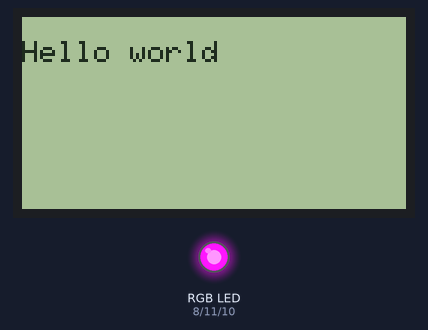
Bench run of a sketch on a simulated Arduino Uno, built with avr-gcc and run on an emulated ATmega328P. Shown: 128×64 one-colour display, an RGB LED mixed from three pins (HIGH = lit). Dim RGB values are drawn brighter than linear.

Above: at 0.96 s.
At 5.46 s:
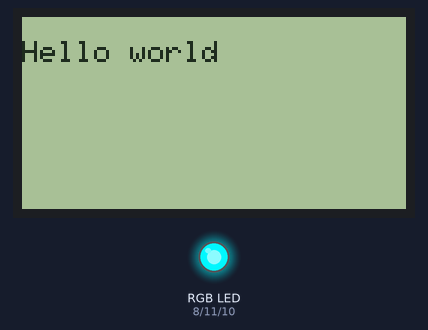
At 10.57 s:
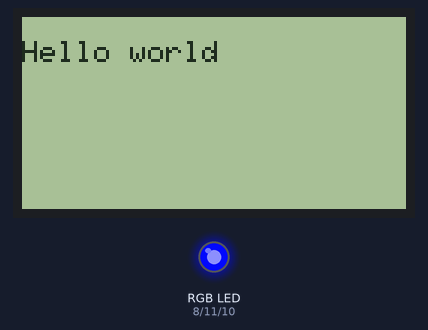
At 20.18 s:
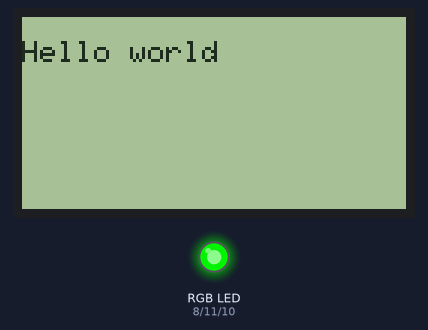
At 29.79 s:
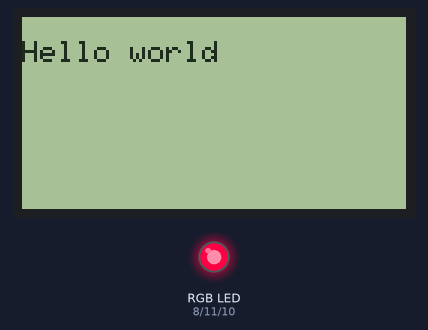
At 39.7 s:
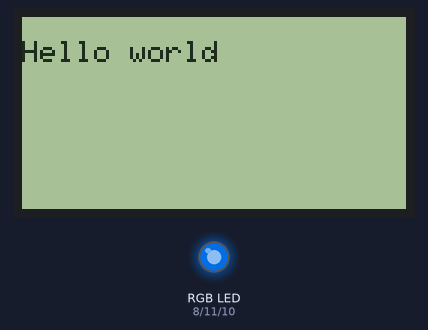
Timing chart, 0 to 40.0 s (numbered marks = the images above):
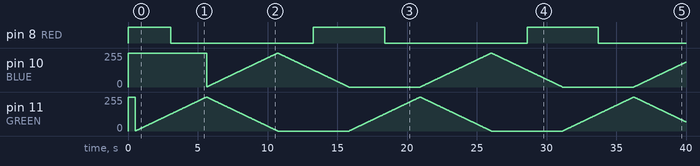

Measured:
- by itself, pin 8 (RED): alternates HIGH for 5.1 s and LOW for 10.2 s

The sketch:

display_menu_test1.ino
```cpp
/*
 simple_menu.pde - 11/2011
 Basic example of ST7565_Menu Arduino library.

 Remember the ST7565 uses 3.3v, so a level shifter
 is needed if using a standard Arduino board.
 See Adafruit tutorial for more details:
  http://www.ladyada.net/learn/lcd/st7565.html
*/

#include <ST7565.h> // Adafruit LCD library

// Menu controls:
#define UP_PIN     3
#define DOWN_PIN   4
#define SELECT_PIN 2

// LCD pins:
#define LCD_SID  9
#define LCD_SCLK 13
#define LCD_A0   7
#define LCD_RST  6
#define LCD_CS   5
// Backlight:
#define GREEN 11
#define BLUE 10
#define RED 8
#define delayTime 20


// Must create an ST7565 instance before Menu:
ST7565 glcd(LCD_SID, LCD_SCLK, LCD_A0, LCD_RST, LCD_CS);

int backlight_state = 0;

int redVal;
int blueVal;
int greenVal;

//Backlight PWM values:
uint8_t brightness_levels[7] = { 0, 20, 50, 90, 130, 190, 250 };
uint8_t brightness_index; // Index of brightness_levels

void setup() {
  pinMode(GREEN, OUTPUT);
  pinMode(BLUE, OUTPUT);
  pinMode(RED, OUTPUT);
  digitalWrite(GREEN, HIGH);
  digitalWrite(BLUE, HIGH);
  digitalWrite(RED, HIGH);
  Serial.begin(9600);

  glcd.begin(0x18); // Initialise LCD
  delay(10); // Just to be safe
  glcd.clear();
  glcd.drawstring(0,1,"Hello world");
  glcd.display();
  toggle_backlight();
}

void toggle_backlight() {
  backlight_state = backlight_state^1;
  //digitalWrite(BACKLIGHT_LED, backlight_state);
}

void loop() {
  int redVal = 255;
  int blueVal = 0;
  int greenVal = 0;
  for( int i = 0 ; i < 255 ; i += 1 ){
    greenVal += 1;
    redVal -= 1;
    analogWrite( GREEN, greenVal );
    analogWrite( RED, redVal );
    delay( delayTime );
  }
  redVal = 0;
  blueVal = 0;
  greenVal = 255;
  for( int i = 0 ; i < 255 ; i += 1 ){
    blueVal += 1;
    greenVal -= 1;
    analogWrite( BLUE, blueVal );
    analogWrite( GREEN, greenVal );

    delay( delayTime );
  }
  redVal = 0;
  blueVal = 255;
  greenVal = 0;
  for( int i = 0 ; i < 255 ; i += 1 ){
    redVal += 1;
    blueVal -= 1;
    analogWrite( RED, redVal );
    analogWrite( BLUE, blueVal );

    delay( delayTime );
  }
}
```
